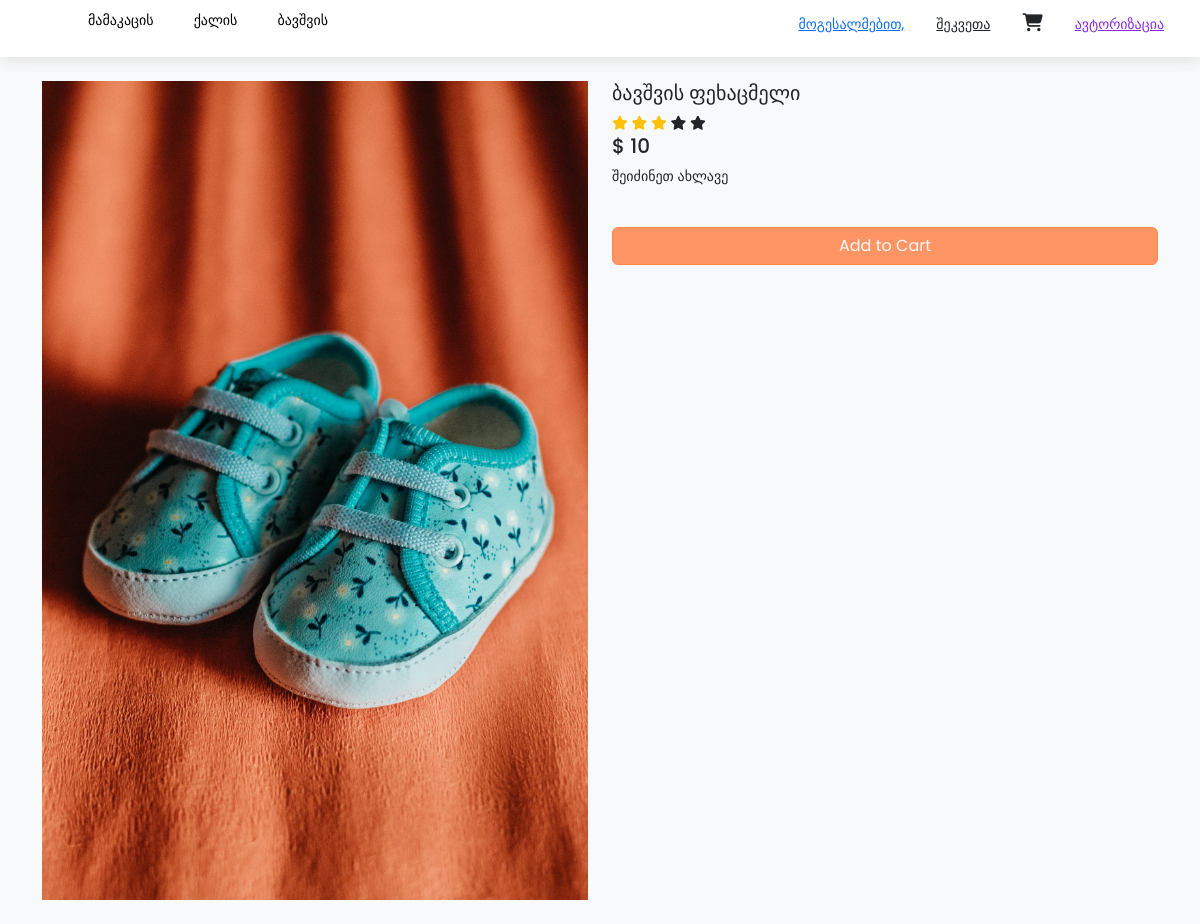
Page /product/1 on the committed database.
### core/models.py (models this page shows)
class Product(db.Model):
    id = db.Column(db.Integer, primary_key=True)
    name = db.Column(db.String(255))
    description = db.Column(db.Text)
    img_url = db.Column(db.String(255))
    category = db.Column(db.String(255))
    inventory = db.Column(db.Integer)
    price = db.Column(db.Integer)

### core/routes.py (the view)
@app.route('/product/<id>')
def productpage(id):
    final = Product.query.filter_by(id=id).first()
    print(final)
    return render_template('ecommerce/ProductView.html',data=final)

### core/templates/ecommerce/ProductView.html (shortened to what this page needs)
{%extends 'ecommerce/index.html'%}
{%block content%}
<div>
    <div class="row my-4">
        <div class="col-6">
            <img src="/{{data.img_url}}" height="100" alt="Front of men&#039;s Basic Tee in black." class="img-fluid"/>
        </div>
        <div class="col-6">
            <h5>{{data.name}}</h5>
            <div>
                <span class="fa fa-star text-warning"></span>
              <span class="fa fa-star text-warning"></span>
              <span class="fa fa-star text-warning"></span>
              <span class="fa fa-star "></span>
              <span class="fa fa-star "></span>
            </div>
            <h5>$ {{data.price}}</h5>
            <p>{{data.description}}</p>
            <div>
                <button onclick="addcart('{{data.id}}')"class="btn btn-primary my-4 container">Add to Cart</button>
            </div>
        </div>
    </div>
</div>
{%endblock%}

### core/static/css/app.css (style rules this page uses)
body { font-family: 'Poppins', sans-serif; font-size: 14px !important; }
.btn-primary { background-color: rgb(255, 149, 100); color:rgb(248, 248, 248); border-color: rgb(255, 134, 78); }

### core/templates/ecommerce/index.html (style rules this page uses)
body { background-image:url('https://img.freepik.com/free-vector/white-abstract-background_23-2148810113.jpg?w=1380&t=st=1691283738~exp=1691284338~hmac=6340f9a6f0ccec28f54f093c03b44580e17d94bc343dfde6a7b983eebf78c28c') }

### rows in the picture
Product: img_url (picture), name "ბავშვის ფეხაცმელი", price "10", description "შეიძინეთ ახლავე"
